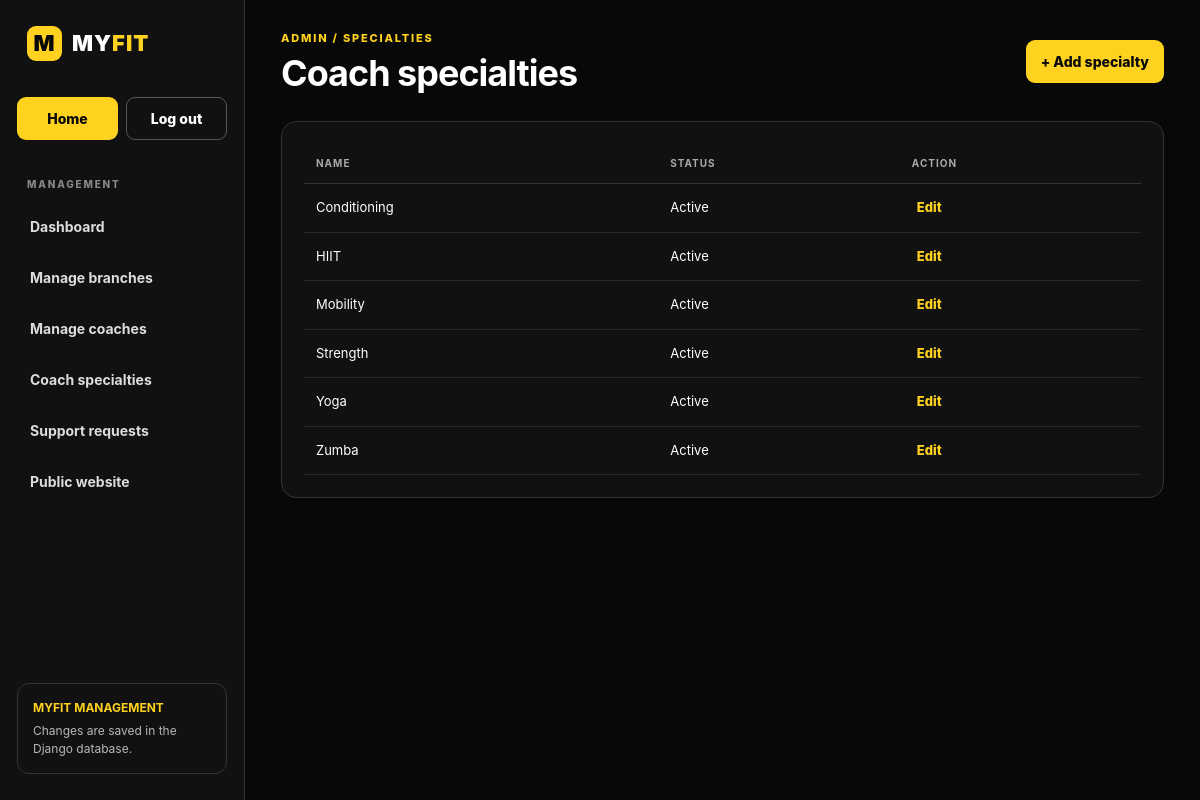
The page /staff/specialties/ (signed in) on the database its author committed.
### core/models.py (models this page shows, shortened)
class CoachSpecialty(models.Model):
    name = models.CharField(max_length=60, unique=True)
    is_active = models.BooleanField(default=True)
    class Meta:
        verbose_name_plural = "Coach specialties" #what name to display when referring to multiple records of the model
        ordering = ["name"]

### core/views.py (the view)
# urls.py: path('staff/specialties/', views.specialty_manage, name='specialty_manage'),
@role_required('Admin')
def specialty_manage(request):
    specialties = CoachSpecialty.objects.all()
    return render(request, 'myfit/specialty_manage.html', {'specialties': specialties})

### core/context_processors.py (called while the page is built)
def notifications(request):
    if not request.user.is_authenticated:
        return {
            'latest_notifications': (),
            'unread_notification_count': 0,
        }
    notification_manager = request.user.notifications
    return {
        'latest_notifications': notification_manager.order_by('-created_at')[:10],
        'unread_notification_count': notification_manager.filter(is_read=False).count(),
    }

### core/permissions.py (called while the page is built)
def has_role(user, role):
    if not user.is_authenticated or not user.is_active: #user.is_authenticated checks whether the user is logged in.
        return False
    if role == "Admin" and user.is_superuser:
        return True
    return user.groups.filter(name=role).exists()

def role_required(role):# """Require login plus a named role; authenticated wrong-role users get 403."""
    def decorator(view_func):
        @login_required#ensures the user is logged in. Otherwise, they're redirected to the login page.
        @wraps(view_func)
        def wrapped(request, *args, **kwargs):
            if not has_role(request.user, role):#verifies whether the user belongs to the required group (Client, Coach, or Admin). If not, Django returns a 403 Forbidden error.
                raise PermissionDenied("You are not allowed to access this page.")
            return view_func(request, *args, **kwargs) #executes and displays the requested page.
        return wrapped
    return decorator

### core/templates/myfit/specialty_manage.html (shortened to what this page needs)
{% load static %}
<!doctype html>
<html lang="en">
    <head>
        <link rel="stylesheet" href="{% static 'css/manage_branches.css' %}">
        <link rel="stylesheet" href="{% static 'css/management_forms.css' %}">
    </head>
    <body>
        <div class="shell">
            <aside class="sidebar">
                <a class="brand" href="{% url 'myfit:admin_dashboard' %}">
                    <span class="brand-mark">M</span>
                    <span>MY<span>FIT</span></span>
                </a>
                <div class="admin-home-actions" style="display:grid;grid-template-columns:1fr 1fr;gap:8px;margin:0 0 22px">
  <a class="btn btn-primary" href="{% url 'myfit:admin_dashboard' %}" style="justify-content:center">Home</a>
  <form method="post" action="{% url 'myfit:logout' %}" style="margin:0">{% csrf_token %}<button class="btn btn-secondary" type="submit" style="width:100%;justify-content:center;font-family:inherit;font-size:inherit;cursor:pointer">Log out</button></form>
</div>
                <div class="nav-label">MANAGEMENT</div>
                <a class="nav-link" href="{% url 'myfit:admin_dashboard' %}">Dashboard</a>
                <a class="nav-link" href="{% url 'myfit:manage_branches' %}">Manage branches</a>
                <a class="nav-link" href="{% url 'myfit:manage_coaches' %}">Manage coaches</a>
                <a class="nav-link" href="{% url 'myfit:specialty_manage' %}">Coach specialties</a>
                <a class="nav-link" href="{% url 'myfit:support_manage' %}">Support requests</a>
                <a class="nav-link" href="{% url 'myfit:home' %}">Public website</a>
                <div class="sidebar-note">
                    <strong>MYFIT MANAGEMENT</strong>Changes are saved in the Django database.
                </div>
            </aside>
            <main class="main">
                <header class="topbar">
                    <div>
                        <p class="eyebrow">Admin / Specialties</p>
                        <h1 class="page-title">Coach specialties</h1>
                    </div>
                    <a class="btn btn-primary" href="{% url 'myfit:specialty_add' %}"> + Add specialty</a>
                </header>
                <section class="panel">
                    <div class="table-wrap">
                        <table>
                            <thead>
                                <tr>
                                    <th>NAME</th>
                                    <th>STATUS</th>
                                    <th>ACTION</th>
                                </tr>
                            </thead>
                            <tbody>
                                {% for specialty in specialties %}
                                <tr>
                                    <td>{{ specialty.name }}</td>
                                    <td>{% if specialty.is_active %}Active{% else %}Inactive{% endif %}</td>
                                    <td>
                                        <a class="text-btn" href="{% url 'myfit:specialty_edit' specialty.pk %}">Edit</a>
                                    </td>
                                </tr>
                                {% empty %}
                                <tr>
                                    <td colspan="3">No specialties created yet.</td>
                                </tr>
                                {% endfor %}
                            </tbody>
                        </table>
                    </div>
                </section>
            </main>
        </div>
    </body>
</html>

### core/static/css/manage_branches.css (style rules this page uses)
:root { --black: #080808; --black-2: #111111; --black-3: #1b1b1b; --yellow: #ffd21f; --white: #fff; --muted: #b8b8b8; --line: #343434; --green: #9ee6b2; --red: #ff9c9c; }
* { box-sizing: border-box; }
html { color-scheme: dark; }
body { margin: 0; background: var(--black); color: var(--white); font: 14px/1.5 Inter, Segoe UI, Arial, sans-serif; }
a { color: inherit; text-decoration: none; }
button, input, select, textarea { font: inherit; }
.shell { display: flex; min-height: 100vh; }
.sidebar { width: 245px; flex: 0 0 245px; background: var(--black-2); border-right: 1px solid var(--line); padding: 26px 17px; display: flex; flex-direction: column; }
.brand { display: flex; align-items: center; gap: 10px; font-weight: 900; font-size: 22px; letter-spacing: 1px; margin: 0 10px 36px; }
.brand-mark { display: grid; place-items: center; width: 35px; height: 35px; background: var(--yellow); color: var(--black); border-radius: 9px; font-weight: 1000; }
.brand span:last-child span { color: var(--yellow); }
.nav-label { font-size: 10px; color: #888; letter-spacing: 1.8px; font-weight: 800; margin: 15px 10px 9px; }
.nav-link { display: flex; align-items: center; gap: 11px; padding: 12px 13px; margin: 3px 0; border-radius: 9px; color: #ddd; font-weight: 650; }
.sidebar-note { margin-top: auto; padding: 15px; border: 1px solid var(--line); border-radius: 12px; color: var(--muted); font-size: 12px; }
.sidebar-note strong { display: block; color: var(--yellow); margin-bottom: 5px; }
.main { flex: 1; min-width: 0; padding: 30px clamp(16px, 3vw, 42px); }
.topbar { display: flex; justify-content: space-between; align-items: center; gap: 20px; margin-bottom: 28px; }
.eyebrow { margin: 0 0 7px; color: var(--yellow); font-size: 11px; letter-spacing: 1.8px; font-weight: 850; text-transform: uppercase; }
.page-title { margin: 0; font-size: clamp(27px, 3vw, 37px); line-height: 1.1; letter-spacing: -1px; }
.stat, .panel { background: var(--black-2); border: 1px solid var(--line); border-radius: 15px; }
.panel { padding: 22px; }
.btn { display: inline-flex; justify-content: center; align-items: center; gap: 8px; border: 1px solid transparent; border-radius: 9px; padding: 10px 14px; font-weight: 850; cursor: pointer; transition: transform .15s, background .15s; }
.btn-primary { background: var(--yellow); color: var(--black); }
.btn-secondary { background: transparent; border-color: #555; color: var(--white); }
.table-wrap { overflow-x: auto; }
table { width: 100%; border-collapse: collapse; white-space: nowrap; }
th { text-align: left; font-size: 10px; letter-spacing: 1px; color: #aaa; padding: 12px; border-bottom: 1px solid var(--line); }
td { padding: 14px 12px; border-bottom: 1px solid #292929; font-size: 13px; }
.text-btn { border: 0; background: none; color: var(--yellow); font-weight: 850; cursor: pointer; padding: 5px; }

### rows shown on the page
CoachSpecialty: name "Conditioning", is_active "Active"
CoachSpecialty: name "HIIT", is_active "Active"
CoachSpecialty: name "Mobility", is_active "Active"
CoachSpecialty: name "Strength", is_active "Active"
CoachSpecialty: name "Yoga", is_active "Active"
CoachSpecialty: name "Zumba", is_active "Active"
